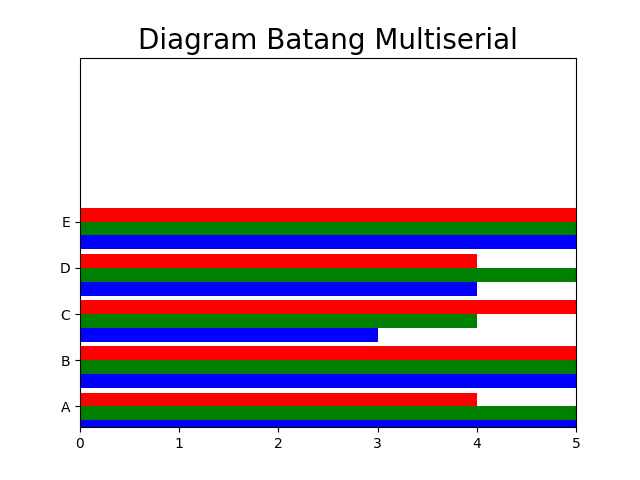

Recreate this plot in Python.
import numpy as np
import matplotlib.pyplot as plt

index = np.arange(5)
values1 = [5,7,3,4,6]
values2 = [6,5,4,5,5]
values3 = [4,6,5,4,6]

bw = 0.3

plt.axis([0,5,0,8])
plt.title('Diagram Batang Multiserial' ,fontsize=20)
plt.barh(index,values1,bw,color='b')
plt.barh(index+bw,values2,bw,color='g')
plt.barh(index+2*bw,values3,bw,color='r')
plt.yticks(index+1.5*bw,['A','B','C','D','E'])
plt.show()
